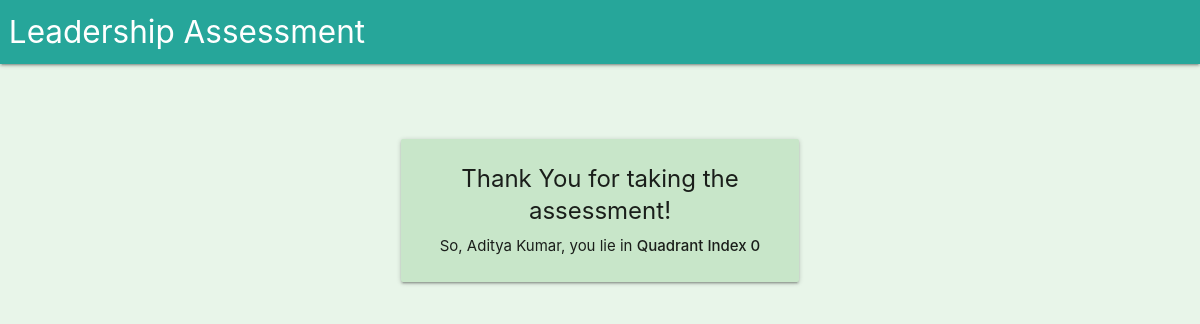
Page /result/3/ on the earlier database version.
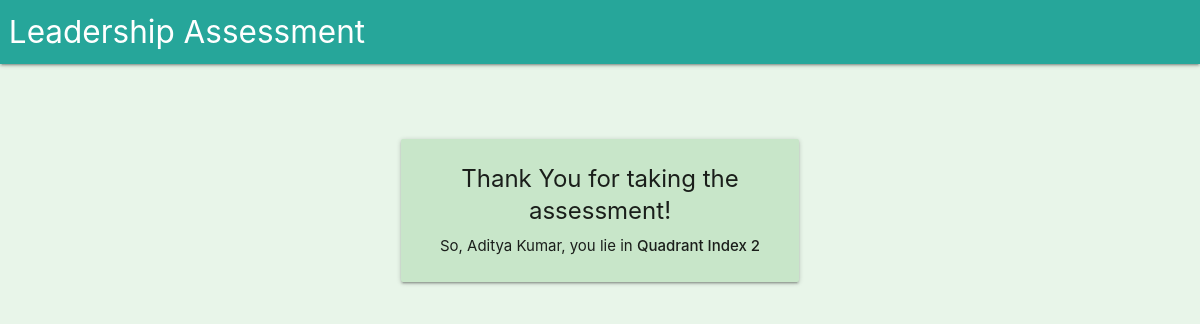
Same page on the later database version.
### mbTest/models.py (models this page shows, shortened)
class MBResponse(models.Model):
    name = models.CharField(max_length=255)
    q1 = models.IntegerField()
    q2 = models.IntegerField()
    q3 = models.IntegerField()
    q4 = models.IntegerField()
    q5 = models.IntegerField()
    q6 = models.IntegerField()
    q7 = models.IntegerField()
    q8 = models.IntegerField()
    q9 = models.IntegerField()
    q10 = models.IntegerField()
    q11 = models.IntegerField()
    q12 = models.IntegerField()
    q13 = models.IntegerField()
    q14 = models.IntegerField()
    average_score = models.FloatField()
    quadrant = models.IntegerField()

### mbTest/views.py (the view)
# urls.py: path('result/<int:pk>/', views.display_result_view, name='result'),
def display_result_view(request, pk):
    mb_response = models.MBResponse.objects.get(pk__exact = pk)
    return render(request, 'mbTest/result_page.html', {'mb_response': mb_response})

### mbTest/templates/mbTest/result_page.html
{% extends "base.html" %}
{% block content %}
    <div class="container">
        <br><br><br>
        <div class="row">
            <div class="col s1 m2 l3"></div>
            <div class="col s10 m8 l6">
                <div class="card center green lighten-4">
                    <div class="card-content">
                        <span class="card-title"><b>Thank You for taking the assessment!</b></span>
                        <p>So, {{ mb_response.name }}, you lie in <strong>Quadrant Index {{ mb_response.quadrant }}</strong></p>
                    </div>
                </div>
            </div>
            <div class="col s1 m2 l3"></div>
        </div>
    </div>
{% endblock content %}

### templates/base.html (shortened to what this page needs)
<!DOCTYPE html>
<html lang="en">
<head>
    <link rel="stylesheet" href="https://cdnjs.cloudflare.com/ajax/libs/materialize/1.0.0/css/materialize.min.css">
</head>
<body class="green lighten-5">
    <div class="navbar-fixed">
        <nav class="teal lighten-1">
            <div class="nav-wrapper show-on-large">
                <div class="hide-on-med-and-down">
                    <a href="#!" class="brand-logo">&nbsp;Leadership Assessment</a>
                </div>
            </div>
        </nav>
    </div>
    {% block content %}
    {% endblock content %}
</body>
</html>

Differences in the rows shown:
changed MBResponse "Aditya Kumar": quadrant "0" → "2"
